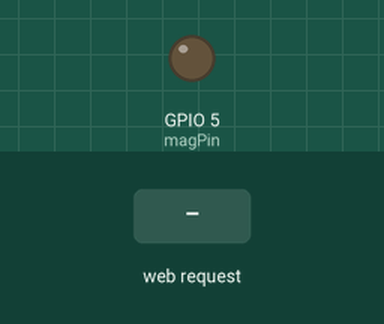
A program run on a simulated ESP8266 (NodeMCU). Parts: output pins drawn as LEDs (lit = HIGH). The inputs (shaded band) are chosen by the test bench. WiFi joins after 1.5 s; servers stay silent unless stated; what the program prints to the serial monitor is not drawn.

Above: at 2.7 s.
2.8 s: HTTP request GET /mag/on received
At 3.3 s:
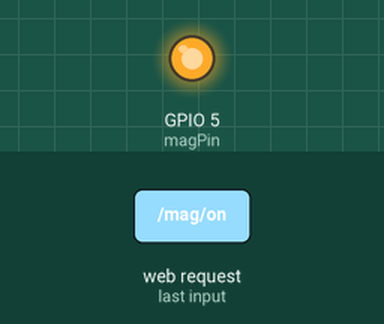
4.3 s: HTTP request GET /mag/off received
At 5.7 s:
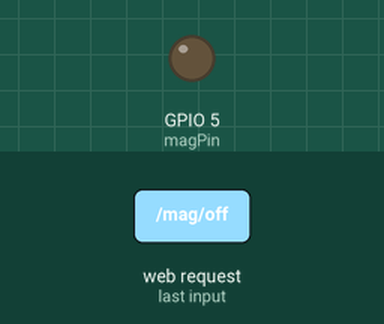
Timing chart, 0 to 7.3 s (numbered marks = the images above; inputs shaded):
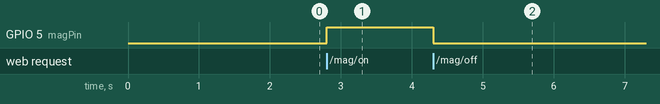

Measured:
- after the input at 2.8 s, GPIO 5 (magPin): LOW → HIGH at once
- after the input at 4.3 s, GPIO 5 (magPin): HIGH → LOW at once

The program:

main.cpp
```cpp
#include <ESP8266WiFi.h>
#include <ESP8266mDNS.h>
#include <WiFiUdp.h>
#include <ArduinoOTA.h>

//needed for library
#include <DNSServer.h>
#include <ESP8266WebServer.h>
#include "WiFiManager.h"

MDNSResponder mdns;
ESP8266WebServer server(80);

void configModeCallback (WiFiManager *myWiFiManager) {
  Serial.println("Entered config mode");
  Serial.println(WiFi.softAPIP());
  //if you used auto generated SSID, print it
  Serial.println(myWiFiManager->getConfigPortalSSID());
}

const int magPin = 5;
int magnetState = 0;

void handleRoot() {
  server.send(200, "text/plain", "this is magnet hook");
}

void handleNotFound(){
  String message = "File Not Found\n\n";
  message += "URI: ";
  message += server.uri();
  message += "\nMethod: ";
  message += (server.method() == HTTP_GET)?"GET":"POST";
  message += "\nArguments: ";
  message += server.args();
  message += "\n";
  for (uint8_t i=0; i<server.args(); i++){
    message += " " + server.argName(i) + ": " + server.arg(i) + "\n";
  }
  server.send(404, "text/plain", message);
}

void setup() {
  pinMode(magPin, OUTPUT);
  magnetState = 0;
  digitalWrite(magPin, magnetState);
  // put your setup code here, to run once:
  Serial.begin(115200);

  //WiFiManager
  //Local intialization. Once its business is done, there is no need to keep it around
  WiFiManager wifiManager;
  //reset settings - for testing
  //wifiManager.resetSettings();

  //set callback that gets called when connecting to previous WiFi fails, and enters Access Point mode
  wifiManager.setAPCallback(configModeCallback);

  //fetches ssid and pass and tries to connect
  //if it does not connect it starts an access point with the specified name
  //here  "AutoConnectAP"
  //and goes into a blocking loop awaiting configuration
  if(!wifiManager.autoConnect()) {
    Serial.println("failed to connect and hit timeout");
    //reset and try again, or maybe put it to deep sleep
    ESP.reset();
    delay(1000);
  }

  //if you get here you have connected to the WiFi
  Serial.println("connected...yeey :)");

  // Port defaults to 8266
  // ArduinoOTA.setPort(8266);

  // Hostname defaults to esp8266-[ChipID]
  ArduinoOTA.setHostname("greenHook");

  // No authentication by default
  // ArduinoOTA.setPassword("admin");

  // Password can be set with it's md5 value as well
  // MD5(admin) = 21232f297a57a5a743894a0e4a801fc3
  // ArduinoOTA.setPasswordHash("21232f297a57a5a743894a0e4a801fc3");

  ArduinoOTA.onStart([]() {
    String type;
    if (ArduinoOTA.getCommand() == U_FLASH)
      type = "sketch";
    else // U_SPIFFS
      type = "filesystem";

    // NOTE: if updating SPIFFS this would be the place to unmount SPIFFS using SPIFFS.end()
    Serial.println("Start updating " + type);
  });
  ArduinoOTA.onEnd([]() {
    Serial.println("\nEnd");
  });
  ArduinoOTA.onProgress([](unsigned int progress, unsigned int total) {
    Serial.printf("Progress: %u%%\r", (progress / (total / 100)));
  });
  ArduinoOTA.onError([](ota_error_t error) {
    Serial.printf("Error[%u]: ", error);
    if (error == OTA_AUTH_ERROR) Serial.println("Auth Failed");
    else if (error == OTA_BEGIN_ERROR) Serial.println("Begin Failed");
    else if (error == OTA_CONNECT_ERROR) Serial.println("Connect Failed");
    else if (error == OTA_RECEIVE_ERROR) Serial.println("Receive Failed");
    else if (error == OTA_END_ERROR) Serial.println("End Failed");
  });
  ArduinoOTA.begin();
  Serial.println("Ready");
  Serial.print("IP address: ");
  Serial.println(WiFi.localIP());

  //Start server
  if (mdns.begin("esp8266", WiFi.localIP())) {
    Serial.println("MDNS responder started");
  }

  server.on("/", handleRoot);

  server.on("/mag/on", [](){
    server.send(200, "text/plain", "turning magnet on");
    magnetState = 1;
    digitalWrite(magPin, magnetState);
  });

  server.on("/mag/off", [](){
    server.send(200, "text/plain", "turning magnet off");
    magnetState = 0;
    digitalWrite(magPin, magnetState);
  });

  server.on("/mag/state", [](){
    if(magnetState)
      server.send(200, "text/plain", "1");
    else
      server.send(200, "text/plain", "0");
  });

  server.onNotFound(handleNotFound);

  server.begin();
}

void loop() {
  ArduinoOTA.handle();
  server.handleClient();
}
```
